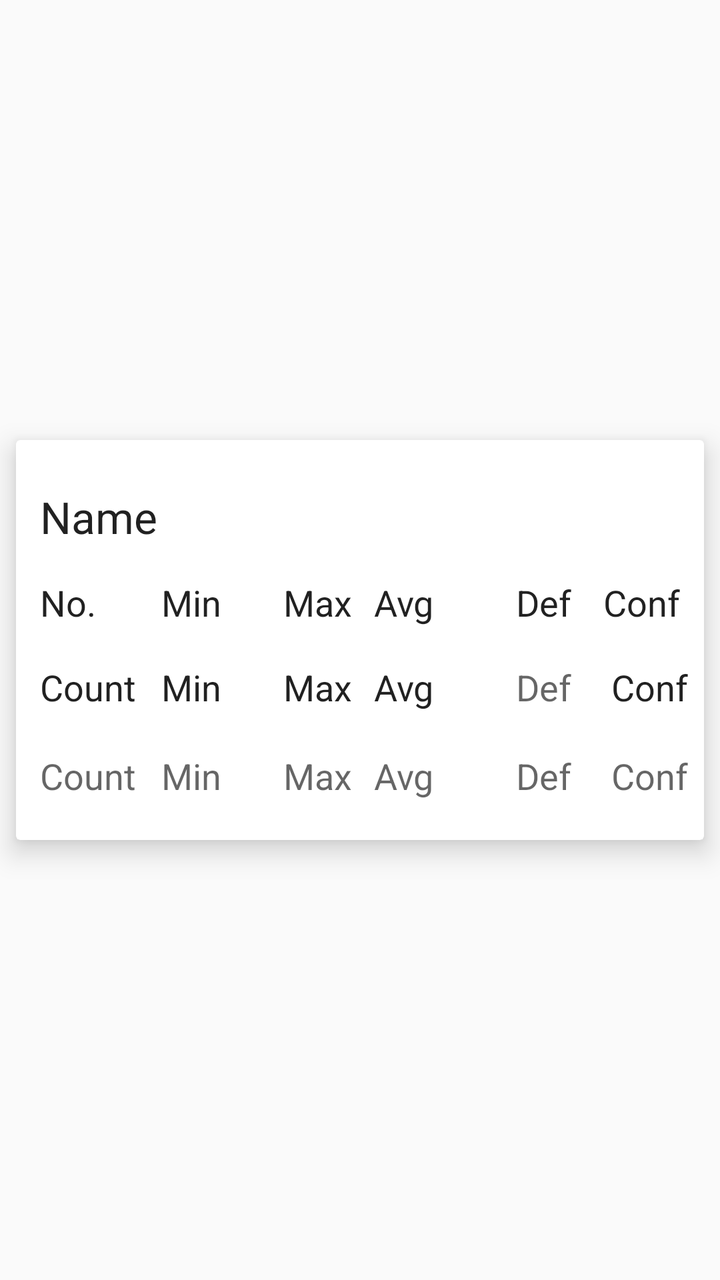
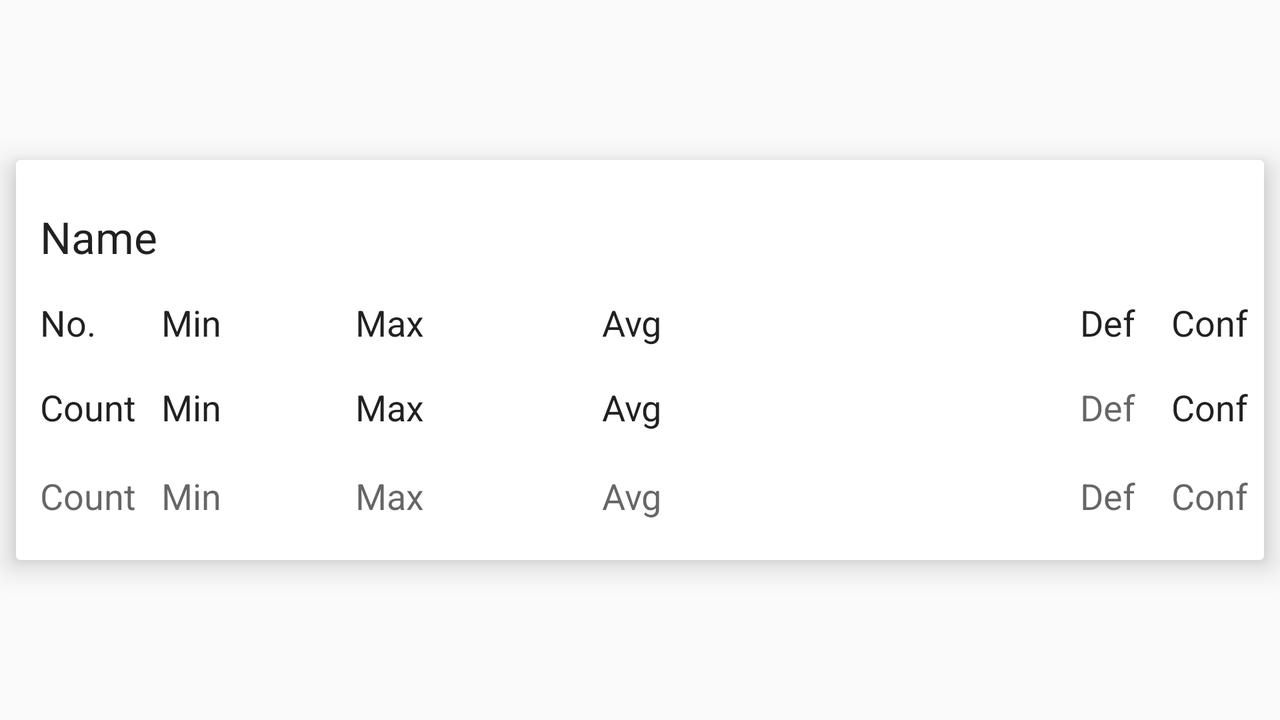

Two renders of one Android screen. The first uses the default layout on a phone; the second uses the alternative layout the repository ships for a different screen configuration, on a matching device. The two XML files are below.
<!-- AndroidManifest.xml: application theme Theme.AppCompat.MyHolo -->
<!-- res/layout/card_layout.xml -->
<?xml version="1.0" encoding="utf-8"?>
<LinearLayout xmlns:android="http://schemas.android.com/apk/res/android"
    xmlns:card_view="http://schemas.android.com/apk/res-auto"
    android:layout_width="match_parent"
    android:layout_height="match_parent"
    android:layout_gravity="center">
	
    <android.support.v7.widget.CardView
        xmlns:android="http://schemas.android.com/apk/res/android"
        xmlns:card_view="http://schemas.android.com/apk/res-auto"
        android:id="@+id/card_view"
        android:layout_width="match_parent"
        android:layout_height="200dp"
        android:layout_gravity="center"
        android:layout_margin="8dp" 
        card_view:cardBackgroundColor="#FFFFFF"
        card_view:cardElevation="8dp"
        card_view:contentPadding="8dp">

        <RelativeLayout
            android:id="@+id/inner_view"
            android:layout_width="match_parent"
            android:layout_height="match_parent"
            android:gravity="center" >

            <TextView
                android:id="@+id/label_name"
                android:layout_width="wrap_content"
                android:layout_height="wrap_content"
                android:layout_marginLeft="4dp"
                android:layout_marginTop="4dp"
                android:text="@string/card_layout_name"
                android:textAppearance="?android:attr/textAppearanceLarge"
                android:layout_marginBottom="4dp"
                />

            <TextView
                android:id="@+id/label_count"
                android:layout_width="wrap_content"
                android:layout_height="wrap_content"
                android:layout_alignParentLeft="true"
                android:layout_below="@+id/label_name"
                android:layout_marginLeft="4dp"
                android:layout_marginRight="4dp"
                android:layout_marginTop="12dp"
                android:gravity="center"
                android:text="@string/card_layout_no"
                android:textAppearance="?android:attr/textAppearanceLarge"
                android:textSize="18sp" />

            <TextView
                android:id="@+id/label_min"
                android:layout_width="wrap_content"
                android:layout_height="wrap_content"
                android:layout_below="@+id/label_name"
                android:layout_marginLeft="2dp"
                android:layout_marginRight="8dp"
                android:layout_marginTop="12dp"
                android:layout_toRightOf="@+id/label_name"
                android:gravity="center"
                android:text="@string/card_layout_min"
                android:textAppearance="?android:attr/textAppearanceLarge"
                android:textSize="18sp" />

            <TextView
                android:id="@+id/label_avg"
                android:layout_width="wrap_content"
                android:layout_height="wrap_content"
                android:text="@string/card_layout_avg"
                android:textAppearance="?android:attr/textAppearanceLarge"
                android:textSize="18dp"
                android:layout_marginRight="41dp"
                android:layout_marginEnd="41dp"
                android:layout_alignTop="@+id/label_max"
                android:layout_toLeftOf="@+id/label_std"
                android:layout_toStartOf="@+id/label_std" />

            <TextView
                android:id="@+id/short_count"
                android:layout_width="wrap_content"
                android:layout_height="wrap_content"
                android:layout_alignParentLeft="true"
                android:layout_below="@+id/label_count"
                android:layout_marginLeft="4dp"
                android:layout_marginRight="4dp"
                android:layout_marginTop="18dp"
                android:text="@string/card_layout_count"
                android:textAppearance="?android:attr/textAppearanceLarge"
                android:textSize="18sp" />

            <TextView
                android:id="@+id/short_min"
                android:layout_width="wrap_content"
                android:layout_height="wrap_content"
                android:layout_alignBaseline="@+id/short_count"
                android:layout_alignBottom="@+id/short_count"
                android:layout_alignLeft="@+id/label_min"
                android:layout_marginRight="8dp"
                android:layout_marginTop="4dp"
                android:text="@string/card_layout_min"
                android:textAppearance="?android:attr/textAppearanceLarge"
                android:textSize="18sp" />

            <TextView
                android:id="@+id/short_conf"
                android:layout_width="wrap_content"
                android:layout_height="wrap_content"
                android:layout_alignBaseline="@+id/short_std"
                android:layout_alignBottom="@+id/short_std"
                android:layout_alignParentRight="true"
                android:text="@string/card_layout_conf"
                android:textAppearance="?android:attr/textAppearanceLarge"
                android:textSize="18sp" />

            <TextView
                android:id="@+id/short_std"
                android:layout_width="wrap_content"
                android:layout_height="wrap_content"
                android:layout_alignBaseline="@+id/short_avg"
                android:layout_alignBottom="@+id/short_avg"
                android:layout_alignLeft="@+id/label_std"
                android:layout_marginLeft="0dp"
                android:text="@string/card_layout_dev"
                android:textAppearance="?android:attr/textAppearanceMedium"
                android:textSize="18sp" />

            <TextView
                android:id="@+id/short_avg"
                android:layout_width="wrap_content"
                android:layout_height="wrap_content"
                android:layout_alignBaseline="@+id/short_max"
                android:layout_alignBottom="@+id/short_max"
                android:layout_alignLeft="@+id/label_avg"
                android:text="@string/card_layout_avg"
                android:textAppearance="?android:attr/textAppearanceLarge"
                android:textSize="18sp" />

            <TextView
                android:id="@+id/short_max"
                android:layout_width="wrap_content"
                android:layout_height="wrap_content"
                android:layout_alignBaseline="@+id/short_min"
                android:layout_alignBottom="@+id/short_min"
                android:layout_alignLeft="@+id/label_max"
                android:text="@string/card_layout_max"
                android:textAppearance="?android:attr/textAppearanceLarge"
                android:textSize="18sp" />

            <TextView
                android:id="@+id/label_confidence"
                android:layout_width="wrap_content"
                android:layout_height="wrap_content"
                android:layout_above="@+id/short_count"
                android:layout_alignParentRight="true"
                android:layout_marginLeft="4dp"
                android:layout_marginRight="4dp"
                android:layout_marginTop="12dp"
                android:gravity="center"
                android:text="@string/card_layout_conf"
                android:textAppearance="?android:attr/textAppearanceLarge"
                android:textSize="18sp" />

            <TextView
                android:id="@+id/long_count"
                android:layout_width="wrap_content"
                android:layout_height="wrap_content"
                android:layout_alignLeft="@+id/short_count"
                android:layout_below="@+id/short_count"
                android:layout_marginTop="20dp"
                android:text="@string/card_layout_count"
                android:textAppearance="?android:attr/textAppearanceMedium" />

            <TextView
                android:id="@+id/long_min"
                android:layout_width="wrap_content"
                android:layout_height="wrap_content"
                android:layout_alignBaseline="@+id/long_count"
                android:layout_alignBottom="@+id/long_count"
                android:layout_alignLeft="@+id/short_min"
                android:layout_marginRight="8dp"
                android:text="@string/card_layout_min"
                android:textAppearance="?android:attr/textAppearanceMedium" />

            <TextView
                android:id="@+id/long_max"
                android:layout_width="wrap_content"
                android:layout_height="wrap_content"
                android:layout_alignBaseline="@+id/long_min"
                android:layout_alignBottom="@+id/long_min"
                android:layout_alignLeft="@+id/short_max"
                android:text="@string/card_layout_max"
                android:textAppearance="?android:attr/textAppearanceMedium" />

            <TextView
                android:id="@+id/long_avg"
                android:layout_width="wrap_content"
                android:layout_height="wrap_content"
                android:layout_alignBaseline="@+id/long_max"
                android:layout_alignBottom="@+id/long_max"
                android:layout_alignLeft="@+id/short_avg"
                android:text="@string/card_layout_avg"
                android:textAppearance="?android:attr/textAppearanceMedium" />

            <TextView
                android:id="@+id/long_conf"
                android:layout_width="wrap_content"
                android:layout_height="wrap_content"
                android:layout_alignBottom="@+id/long_std"
                android:layout_alignParentRight="true"
                android:text="@string/card_layout_conf"
                android:textAppearance="?android:attr/textAppearanceMedium" />

            <TextView
                android:id="@+id/long_std"
                android:layout_width="wrap_content"
                android:layout_height="wrap_content"
                android:layout_alignBaseline="@+id/long_avg"
                android:layout_alignBottom="@+id/long_avg"
                android:layout_alignLeft="@+id/short_std"
                android:layout_marginLeft="0dp"
                android:text="@string/card_layout_dev"
                android:textAppearance="?android:attr/textAppearanceMedium" />

            <TextView
                android:id="@+id/ragial_name"
                android:layout_width="wrap_content"
                android:layout_height="wrap_content"
                android:layout_above="@+id/label_min"
                android:layout_alignLeft="@+id/label_min"
                android:layout_alignParentRight="true"
                android:layout_marginBottom="4dp"
                android:layout_marginLeft="4dp"
                android:layout_marginRight="4dp"
                android:layout_marginTop="4dp"
                android:textAppearance="?android:attr/textAppearanceLarge"
                android:singleLine="true"
                android:ellipsize="marquee"
                android:marqueeRepeatLimit="marquee_forever"
                android:focusable="true"
                android:focusableInTouchMode="true"
                android:freezesText="true"
                android:scrollHorizontally="true" />

            <TextView
                android:id="@+id/label_std"
                android:layout_width="wrap_content"
                android:layout_height="wrap_content"
                android:layout_above="@+id/short_count"
                android:layout_marginLeft="0dp"
                android:layout_marginRight="12dp"
                android:layout_marginTop="12dp"
                android:layout_toLeftOf="@+id/label_confidence"
                android:gravity="center"
                android:text="@string/card_layout_dev"
                android:textAppearance="?android:attr/textAppearanceLarge"
                android:textSize="18sp" />

            <TextView
                android:id="@+id/label_max"
                android:layout_width="wrap_content"
                android:layout_height="wrap_content"
                android:gravity="center"
                android:text="@string/card_layout_max"
                android:textAppearance="?android:attr/textAppearanceLarge"
                android:textSize="18sp"
                android:layout_alignTop="@+id/label_min"
                android:layout_toRightOf="@+id/label_min"
                android:layout_toEndOf="@+id/label_min"
                android:layout_marginLeft="23dp"
                android:layout_marginStart="23dp" />
        </RelativeLayout>
    </android.support.v7.widget.CardView>

</LinearLayout>
<!-- resources referenced by this layout -->
<resources>
  <string name="card_layout_avg">Avg</string>
  <string name="card_layout_conf">Conf</string>
  <string name="card_layout_count">Count</string>
  <string name="card_layout_dev">Def</string>
  <string name="card_layout_max">Max</string>
  <string name="card_layout_min">Min</string>
  <string name="card_layout_name">Name</string>
  <string name="card_layout_no">No.</string>
  <!-- from res/values-v21/ -->
  <style name="Theme.AppCompat.MyHolo" parent="Theme.AppCompat.Light.NoActionBar">
          <item name="colorPrimary">#33b5e5</item>
          <item name="colorPrimaryDark">#1565C0</item>
          <item name="colorAccent">#1E88E5</item>
          <item name="windowActionModeOverlay">true</item>
          <item name="android:navigationBarColor">#33B5E5</item>
      </style>
</resources>
<!-- res/layout-land/card_layout.xml (the repository's variant of the layout above) -->
<!-- drawn on the phone turned sideways -->
<?xml version="1.0" encoding="utf-8"?>
<LinearLayout xmlns:android="http://schemas.android.com/apk/res/android"
    xmlns:card_view="http://schemas.android.com/apk/res-auto"
    android:layout_width="match_parent"
    android:layout_height="match_parent"
    android:layout_gravity="center">
	
    <android.support.v7.widget.CardView
        xmlns:android="http://schemas.android.com/apk/res/android"
        xmlns:card_view="http://schemas.android.com/apk/res-auto"
        android:id="@+id/card_view"
        android:layout_width="match_parent"
        android:layout_height="200dp"
        android:layout_gravity="center"
        android:layout_margin="8dp" 
        card_view:cardBackgroundColor="#FFFFFF"
        card_view:cardElevation="8dp"
        card_view:contentPadding="8dp">

        <RelativeLayout
            android:id="@+id/inner_view"
            android:layout_width="match_parent"
            android:layout_height="match_parent"
            android:gravity="center" >

            <TextView
                android:id="@+id/label_name"
                android:layout_width="wrap_content"
                android:layout_height="wrap_content"
                android:layout_marginLeft="4dp"
                android:layout_marginTop="4dp"
                android:text="@string/card_layout_name"
                android:textAppearance="?android:attr/textAppearanceLarge"
                android:layout_marginBottom="4dp"
                android:singleLine="true"
                android:ellipsize="marquee"
                android:marqueeRepeatLimit="marquee_forever"
                android:focusable="true"
                android:focusableInTouchMode="true"
                android:freezesText="true"/>

            <TextView
                android:id="@+id/label_count"
                android:layout_width="wrap_content"
                android:layout_height="wrap_content"
                android:layout_alignParentLeft="true"
                android:layout_below="@+id/label_name"
                android:layout_marginLeft="4dp"
                android:layout_marginRight="4dp"
                android:layout_marginTop="12dp"
                android:gravity="center"
                android:text="@string/card_layout_no"
                android:textAppearance="?android:attr/textAppearanceLarge"
                android:textSize="18sp" />

            <TextView
                android:id="@+id/label_min"
                android:layout_width="wrap_content"
                android:layout_height="wrap_content"
                android:layout_below="@+id/label_name"
                android:layout_marginLeft="2dp"
                android:layout_marginRight="8dp"
                android:layout_marginTop="12dp"
                android:layout_toRightOf="@+id/label_name"
                android:gravity="center"
                android:text="@string/card_layout_min"
                android:textAppearance="?android:attr/textAppearanceLarge"
                android:textSize="18sp" />

            <TextView
                android:id="@+id/label_avg"
                android:layout_width="wrap_content"
                android:layout_height="wrap_content"
                android:text="@string/card_layout_avg"
                android:textAppearance="?android:attr/textAppearanceLarge"
                android:textSize="18sp"
                android:layout_alignTop="@+id/label_max"
                android:layout_toRightOf="@+id/label_max"
                android:layout_toEndOf="@+id/label_max"
                android:layout_marginLeft="89dp"
                android:layout_marginStart="89dp" />

            <TextView
                android:id="@+id/short_count"
                android:layout_width="wrap_content"
                android:layout_height="wrap_content"
                android:layout_alignParentLeft="true"
                android:layout_below="@+id/label_count"
                android:layout_marginLeft="4dp"
                android:layout_marginRight="4dp"
                android:layout_marginTop="18dp"
                android:text="@string/card_layout_count"
                android:textAppearance="?android:attr/textAppearanceLarge"
                android:textSize="18sp" />

            <TextView
                android:id="@+id/short_min"
                android:layout_width="wrap_content"
                android:layout_height="wrap_content"
                android:layout_alignBaseline="@+id/short_count"
                android:layout_alignBottom="@+id/short_count"
                android:layout_alignLeft="@+id/label_min"
                android:layout_marginRight="8dp"
                android:layout_marginTop="4dp"
                android:text="@string/card_layout_min"
                android:textAppearance="?android:attr/textAppearanceLarge"
                android:textSize="18sp" />

            <TextView
                android:id="@+id/short_conf"
                android:layout_width="wrap_content"
                android:layout_height="wrap_content"
                android:layout_alignBaseline="@+id/short_std"
                android:layout_alignBottom="@+id/short_std"
                android:layout_alignParentRight="true"
                android:text="@string/card_layout_conf"
                android:textAppearance="?android:attr/textAppearanceLarge"
                android:textSize="18sp" />

            <TextView
                android:id="@+id/short_std"
                android:layout_width="wrap_content"
                android:layout_height="wrap_content"
                android:layout_alignBaseline="@+id/short_avg"
                android:layout_alignBottom="@+id/short_avg"
                android:layout_alignLeft="@+id/label_std"
                android:layout_marginLeft="0dp"
                android:text="@string/card_layout_dev"
                android:textAppearance="?android:attr/textAppearanceMedium"
                android:textSize="18sp" />

            <TextView
                android:id="@+id/short_avg"
                android:layout_width="wrap_content"
                android:layout_height="wrap_content"
                android:layout_alignBaseline="@+id/short_max"
                android:layout_alignBottom="@+id/short_max"
                android:layout_alignLeft="@+id/label_avg"
                android:text="@string/card_layout_avg"
                android:textAppearance="?android:attr/textAppearanceLarge"
                android:textSize="18sp" />

            <TextView
                android:id="@+id/short_max"
                android:layout_width="wrap_content"
                android:layout_height="wrap_content"
                android:layout_alignBaseline="@+id/short_min"
                android:layout_alignBottom="@+id/short_min"
                android:layout_alignLeft="@+id/label_max"
                android:text="@string/card_layout_max"
                android:textAppearance="?android:attr/textAppearanceLarge"
                android:textSize="18sp" />

            <TextView
                android:id="@+id/label_confidence"
                android:layout_width="wrap_content"
                android:layout_height="wrap_content"
                android:gravity="center"
                android:text="@string/card_layout_conf"
                android:textAppearance="?android:attr/textAppearanceLarge"
                android:textSize="18sp"
                android:layout_above="@+id/short_count"
                android:layout_alignParentRight="true"
                android:layout_alignParentEnd="true" />

            <TextView
                android:id="@+id/long_count"
                android:layout_width="wrap_content"
                android:layout_height="wrap_content"
                android:layout_alignLeft="@+id/short_count"
                android:layout_below="@+id/short_count"
                android:layout_marginTop="20dp"
                android:text="@string/card_layout_count"
                android:textAppearance="?android:attr/textAppearanceMedium" />

            <TextView
                android:id="@+id/long_min"
                android:layout_width="wrap_content"
                android:layout_height="wrap_content"
                android:layout_alignBaseline="@+id/long_count"
                android:layout_alignBottom="@+id/long_count"
                android:layout_alignLeft="@+id/short_min"
                android:layout_marginRight="8dp"
                android:text="@string/card_layout_min"
                android:textAppearance="?android:attr/textAppearanceMedium" />

            <TextView
                android:id="@+id/long_max"
                android:layout_width="wrap_content"
                android:layout_height="wrap_content"
                android:layout_alignBaseline="@+id/long_min"
                android:layout_alignBottom="@+id/long_min"
                android:layout_alignLeft="@+id/short_max"
                android:text="@string/card_layout_max"
                android:textAppearance="?android:attr/textAppearanceMedium" />

            <TextView
                android:id="@+id/long_avg"
                android:layout_width="wrap_content"
                android:layout_height="wrap_content"
                android:layout_alignBaseline="@+id/long_max"
                android:layout_alignBottom="@+id/long_max"
                android:layout_alignLeft="@+id/short_avg"
                android:text="@string/card_layout_avg"
                android:textAppearance="?android:attr/textAppearanceMedium" />

            <TextView
                android:id="@+id/long_conf"
                android:layout_width="wrap_content"
                android:layout_height="wrap_content"
                android:layout_alignBottom="@+id/long_std"
                android:layout_alignParentRight="true"
                android:text="@string/card_layout_conf"
                android:textAppearance="?android:attr/textAppearanceMedium" />

            <TextView
                android:id="@+id/long_std"
                android:layout_width="wrap_content"
                android:layout_height="wrap_content"
                android:layout_alignBaseline="@+id/long_avg"
                android:layout_alignBottom="@+id/long_avg"
                android:layout_alignLeft="@+id/short_std"
                android:layout_marginLeft="0dp"
                android:text="@string/card_layout_dev"
                android:textAppearance="?android:attr/textAppearanceMedium" />

            <TextView
                android:id="@+id/ragial_name"
                android:layout_width="wrap_content"
                android:layout_height="wrap_content"
                android:layout_above="@+id/label_min"
                android:layout_alignLeft="@+id/label_min"
                android:layout_alignParentRight="true"
                android:layout_marginBottom="4dp"
                android:layout_marginLeft="4dp"
                android:layout_marginRight="4dp"
                android:layout_marginTop="4dp"
                android:textAppearance="?android:attr/textAppearanceLarge"
                android:singleLine="true"
                android:ellipsize="marquee"
                android:marqueeRepeatLimit="marquee_forever"
                android:focusable="true"
                android:focusableInTouchMode="true"
                android:freezesText="true"
                android:scrollHorizontally="true"/>

            <TextView
                android:id="@+id/label_std"
                android:layout_width="wrap_content"
                android:layout_height="wrap_content"
                android:layout_marginRight="18dp"
                android:gravity="center"
                android:text="@string/card_layout_dev"
                android:textAppearance="?android:attr/textAppearanceLarge"
                android:textSize="18sp"
                android:layout_marginEnd="18dp"
                android:layout_above="@+id/short_count"
                android:layout_toLeftOf="@+id/label_confidence"
                android:layout_toStartOf="@+id/label_confidence" />

            <TextView
                android:id="@+id/label_max"
                android:layout_width="wrap_content"
                android:layout_height="wrap_content"
                android:gravity="center"
                android:text="@string/card_layout_max"
                android:textAppearance="?android:attr/textAppearanceLarge"
                android:textSize="18sp"
                android:layout_marginLeft="59dp"
                android:layout_marginStart="59dp"
                android:layout_alignTop="@+id/label_min"
                android:layout_toRightOf="@+id/label_min"
                android:layout_toEndOf="@+id/label_min" />
        </RelativeLayout>
    </android.support.v7.widget.CardView>

</LinearLayout>
